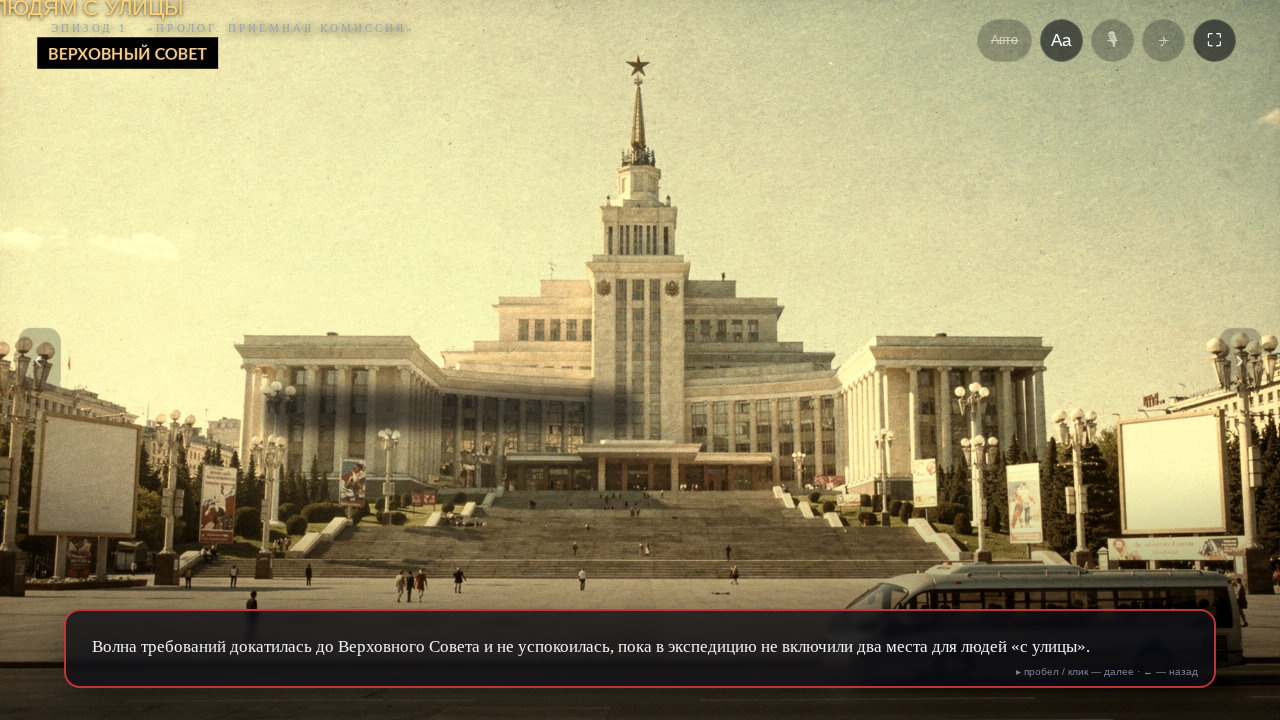
#> input picture _sat/s5b_on.png, 1280 x 720 px
$ python _s5b_chip_ab.py
#> lines starting #> are read from the running program, lines starting #| are printed output that depends on the picture
# -*- coding: utf-8 -*-
"""Кроп чипа кадра 12 в живом демо: со слоем и без, один и тот же участок, ×3."""
import os
from PIL import Image, ImageDraw, ImageFont

HERE = os.path.dirname(os.path.abspath(__file__))

ROOT = os.path.dirname(os.path.dirname(HERE))
E = 2400.0
pairs = []
for name, lab in (('s5b_on.png', 'со слоем'), ('s5b_off.png', 'без слоя')):
    im = Image.open(os.path.join(ROOT, '_sat', name)).convert('RGB')
#> im is the input picture: PIL image 1280x720 RGB; mean R, G, B 157.7, 148.5, 110.4
    W, H = im.size
#> W = 1280; H = 720
    k = W / E
#> k = 0.533
    box = (int(480 * k), int(790 * k), int(1460 * k), int(960 * k))
#> box = (256, 421, 778, 512)
    c = im.crop(box)
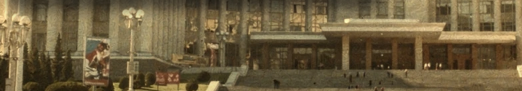
#> c: PIL image 522x91 RGB; mean R, G, B 109.5, 93.7, 62.4
    c = c.resize((c.size[0] * 3, c.size[1] * 3), Image.LANCZOS)
#> c: PIL image 1566x273 RGB
    pairs.append((lab, c))
    print(lab, 'crop', box, '->', c.size)
#| со слоем crop (256, 421, 778, 512) -> (1566, 273)
#> (the run stopped early here; a loop or call above may not have finished)
